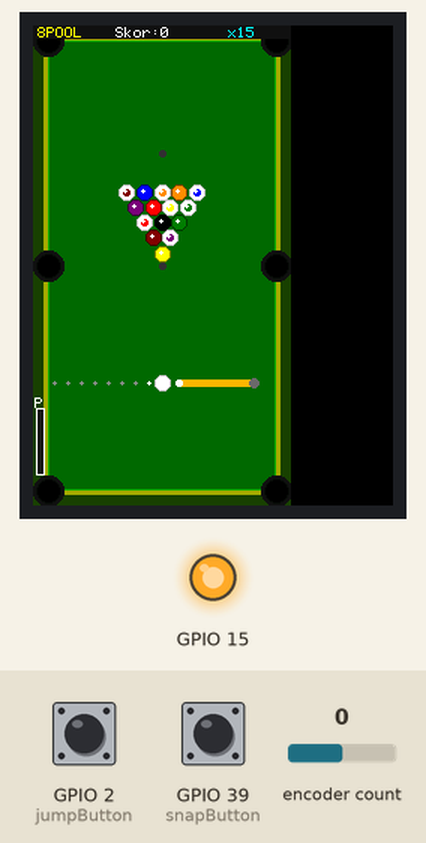
This sketch was run on a simulated ESP32. Shown: 240×320 colour display, output pins drawn as LEDs (lit = HIGH). The inputs (shaded band) are chosen by the test bench; at power-on: GPIO 2 (jumpButton) HIGH, GPIO 39 (snapButton) HIGH, encoder count 0.

Above: at 1.5 s.
1.6 s: GPIO 2 (jumpButton) pulled LOW for 1 s
At 2.54 s:
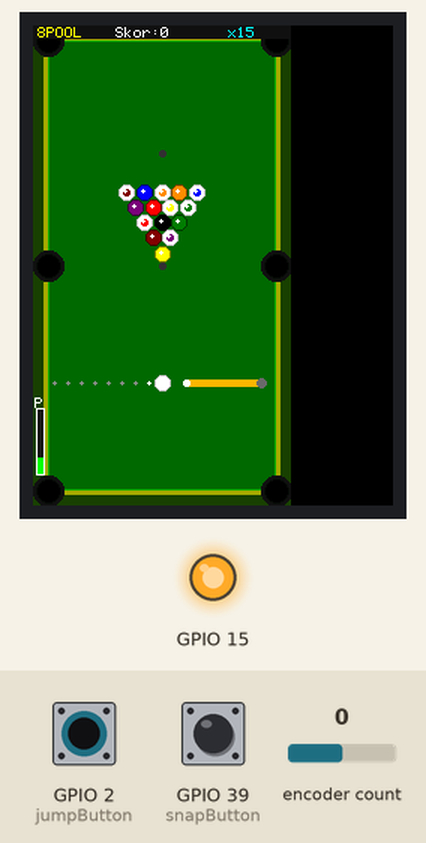
At 3.2 s:
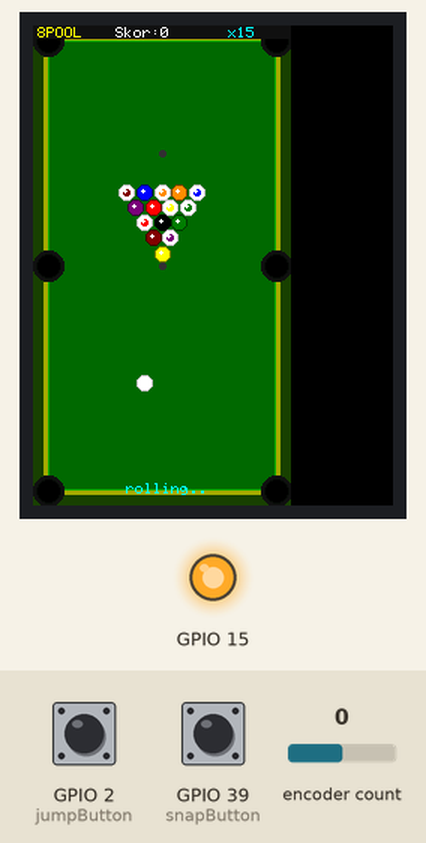
Timing chart, 0 to 4.7 s (numbered marks = the images above; inputs shaded):
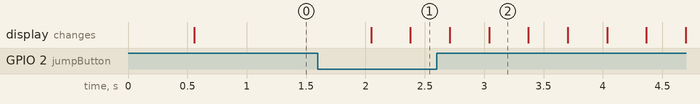

The sketch:

8pool.ino
```cpp
// ============================================================
//  8 BALL POOL  —  ESP32 / TFT_eSPI
//  Encoder (47/48) → nişan açısı (smooth döndürme)
//  jumpButton  (2)  → basılı tut = güç yükle, bırak = vur
//  snapButton  (6)  → her basışta +15° sabit adım
// ============================================================

#include <TFT_eSPI.h>
#include <Wire.h>
#include <vector>
#include <cmath>
#include <RotaryEncoder.h>
using namespace std;

// ==================== Donanım ====================
#define jumpButton   2    // güç / vur  (sağ shoulder)
#define snapButton   39   // 15° adım   (sol shoulder)
#define PIN_IN1      48
#define PIN_IN2      47

TFT_eSPI tft = TFT_eSPI();
TFT_eSprite img = TFT_eSprite(&tft);

RotaryEncoder encoder(PIN_IN1, PIN_IN2, RotaryEncoder::LatchMode::TWO03);

// ==================== Ekran / Masa ====================
const int SCREEN_W = 172;
const int SCREEN_H = 320;
const int TABLE_L  = 10;
const int TABLE_R  = 162;
const int TABLE_T  = 10;
const int TABLE_B  = 310;
const int POCKET_R = 7;

// Masa renkleri
#define COL_TABLE    0x0340   // koyu yeşil yüzey
#define COL_FELT     0x0540   // hafif açık yeşil iç
#define COL_RAIL     0x1A00   // koyu kahve kenar
#define COL_RAIL2    0xA540   // açık ahşap şerit
#define COL_CUE      0xFDA0   // kue rengi (bal rengi)
#define COL_POCKET   0x0000   // cep siyah
#define COL_POWER_BG 0x18C3
#define COL_DOTLINE  0x8C71   // nişan çizgisi

// ==================== Top Tanımları ====================
// Gerçek 8-ball pool renkleri (RGB565)
#define BALL_1_YEL   0xFFE0   // 1 — Sarı (solid)
#define BALL_2_BLU   0x001F   // 2 — Mavi (solid)
#define BALL_3_RED   0xF800   // 3 — Kırmızı (solid)
#define BALL_4_PUR   0x780F   // 4 — Mor (solid)
#define BALL_5_ORA   0xFC60   // 5 — Turuncu (solid)
#define BALL_6_GRN   0x03E0   // 6 — Yeşil (solid)
#define BALL_7_MAR   0x8000   // 7 — Bordo (solid)
#define BALL_8_BLK   0x0000   // 8 — Siyah (solid)
// 9-15 aynı renkler ama STRIPE (beyaz zemin, ortada renkli daire)
#define BALL_9_YEL   0xFFE0
#define BALL_10_BLU  0x001F
#define BALL_11_RED  0xF800
#define BALL_12_PUR  0x780F
#define BALL_13_ORA  0xFC60
#define BALL_14_GRN  0x03E0
#define BALL_15_MAR  0x8000

// ==================== Veri Yapıları ====================
struct sBall {
  float    px, py;
  float    ox, oy;
  float    vx, vy;
  float    ax, ay;
  float    radius;
  uint16_t bColor;      // ana renk (solid) veya iç daire rengi (stripe)
  float    mass;
  int      id;
  bool     pocketed;
  bool     isCue;
  bool     isStripe;    // true = çizgili top (beyaz zemin + renkli iç daire)
};

struct sLineSegment {
  float sx, sy, ex, ey;
  float radius;
};

struct sPocket {
  float px, py, pradius;
};

vector<sBall>                   vecBalls;
vector<sLineSegment>            vecLines;
vector<sPocket>                 vecPocket;
vector<sBall*>                  vecFakeBalls;
vector<pair<sBall*, sBall*>>    vecCollidingPairs;

// ==================== Oyun Durumu ====================
enum GameState { AIMING, ROLLING, GAME_OVER };
GameState gameState = AIMING;

// Encoder / açı
int   prevEncoderPos = 0;
int   newEncoderPos  = 0;
float aimAngle       = (float)M_PI;   // başlangıç: sola bak

// Güç (basılı tut)
bool          btnHeld      = false;
unsigned long btnHoldStart = 0;
float         shotPower    = 0.0f;    // 0.0 – 1.0
const float   MAX_POWER    = 1300.0f;
const float   HOLD_TIME    = 1800.0f; // ms

// Skor / zamanlama
int           score        = 0;
unsigned long prevMillis   = 0;
const unsigned long FRAME  = 30;

// Buton önceki durumları
int  lastJumpState = HIGH;
int  lastSnapState = HIGH;

// ==================== Yardımcılar ====================
static bool allStopped() {
  for (const auto& b : vecBalls) {
    if (b.pocketed) continue;
    if (b.vx * b.vx + b.vy * b.vy > 0.08f) return false;
  }
  return true;
}

static bool allColorPocketed() {
  for (const auto& b : vecBalls) {
    if (!b.isCue && !b.pocketed) return false;
  }
  return true;
}

static sBall* getCueBall() {
  for (auto& b : vecBalls) {
    if (b.isCue && !b.pocketed) return &b;
  }
  return nullptr;
}

// ==================== Kurulum ====================
void addBall(float x, float y, float r,
             uint16_t color, bool cue = false, bool stripe = false) {
  sBall b;
  b.px = x;  b.py = y;
  b.vx = 0;  b.vy = 0;
  b.ax = 0;  b.ay = 0;
  b.radius   = r;
  b.mass     = r * 10.0f;
  b.bColor   = color;
  b.id       = vecBalls.size();
  b.pocketed = false;
  b.isCue    = cue;
  b.isStripe = stripe;
  vecBalls.push_back(b);
}

void addLine(float x1, float y1, float x2, float y2) {
  sLineSegment l;
  l.sx = x1; l.sy = y1;
  l.ex = x2; l.ey = y2;
  l.radius = 0;
  vecLines.push_back(l);
}

void addPocket(float x, float y) {
  sPocket p;
  p.px = x; p.py = y;
  p.pradius = (float)POCKET_R;
  vecPocket.push_back(p);
}

void resetTable() {
  vecBalls.clear();
  vecLines.clear();
  vecPocket.clear();
  score     = 0;
  gameState = AIMING;
  aimAngle  = (float)M_PI;   // sola

  // -------- Beyaz top (cue) — alt merkez --------
  addBall(86, 238, 5, TFT_WHITE, true, false);

  // -------- Üçgen dizilim (resmi 8-ball rack) --------
  // Apex (row 0) cue topa en yakın, base (row 4) en uzak
  // row 0 → y yüksek (152), row 4 → y küçük (112)
  const float bx  = 86.0f;
  const float by  = 152.0f;   // apex y
  const float rs  = 11.6f;    // top merkez arası mesafe

  // Resmi dizilim (satır × sütun):
  //  Row 0:  [1]
  //  Row 1:  [7] [12]
  //  Row 2:  [11][8] [6]    ← 8-ball ortada
  //  Row 3:  [4] [3] [9][14]
  //  Row 4:  [15][2] [13][5][10]  ← köşeler: 1 solid (2) + 1 stripe (15/10)

  // struct: { color, isStripe }
  struct BallDef { uint16_t color; bool stripe; };
  const BallDef rack[15] = {
    { BALL_1_YEL,  false },   // row0, col0  — 1
    { BALL_7_MAR,  false },   // row1, col0  — 7
    { BALL_12_PUR, true  },   // row1, col1  — 12
    { BALL_11_RED, true  },   // row2, col0  — 11
    { BALL_8_BLK,  false },   // row2, col1  — 8 (ortada!)
    { BALL_6_GRN,  false },   // row2, col2  — 6
    { BALL_4_PUR,  false },   // row3, col0  — 4
    { BALL_3_RED,  false },   // row3, col1  — 3
    { BALL_9_YEL,  true  },   // row3, col2  — 9
    { BALL_14_GRN, true  },   // row3, col3  — 14
    { BALL_15_MAR, true  },   // row4, col0  — 15 (sol köşe: stripe)
    { BALL_2_BLU,  false },   // row4, col1  — 2
    { BALL_13_ORA, true  },   // row4, col2  — 13
    { BALL_5_ORA,  false },   // row4, col3  — 5
    { BALL_10_BLU, true  },   // row4, col4  — 10 (sağ köşe: stripe)
  };

  int k = 0;
  for (int row = 0; row < 5; row++) {
    for (int col = 0; col <= row; col++) {
      // Apex en altta (by), base yukarıda (y azalır)
      float x = bx + (col - row * 0.5f) * rs;
      float y = by - row * rs * 0.866f;
      addBall(x, y, 5, rack[k].color, false, rack[k].stripe);
      k++;
    }
  }

  // -------- Masa duvarları (cep aralarında açık) --------
  int mid = (TABLE_T + TABLE_B) / 2;
  // Sol duvar
  addLine(TABLE_L, TABLE_T + POCKET_R + 2, TABLE_L, mid - POCKET_R - 2);
  addLine(TABLE_L, mid + POCKET_R + 2,     TABLE_L, TABLE_B - POCKET_R - 2);
  // Sağ duvar
  addLine(TABLE_R, TABLE_T + POCKET_R + 2, TABLE_R, mid - POCKET_R - 2);
  addLine(TABLE_R, mid + POCKET_R + 2,     TABLE_R, TABLE_B - POCKET_R - 2);
  // Üst duvar
  addLine(TABLE_L + POCKET_R + 2, TABLE_T, TABLE_R - POCKET_R - 2, TABLE_T);
  // Alt duvar
  addLine(TABLE_L + POCKET_R + 2, TABLE_B, TABLE_R - POCKET_R - 2, TABLE_B);

  // -------- 6 Cep --------
  addPocket(TABLE_L, TABLE_T);
  addPocket(TABLE_R, TABLE_T);
  addPocket(TABLE_L, mid);
  addPocket(TABLE_R, mid);
  addPocket(TABLE_L, TABLE_B);
  addPocket(TABLE_R, TABLE_B);
}

// ==================== Fizik (Korundu) ====================
const float FRICTION = 0.985f;
const float fStable  = 0.5f;

void collisionDetect() {
  auto doCircleOverlap = [](float x1,float y1,float r1,
                             float x2,float y2,float r2) {
    float dx=x1-x2, dy=y1-y2;
    return dx*dx+dy*dy <= (r1+r2)*(r1+r2);
  };

  // Fizik güncelle
  for (auto& ball : vecBalls) {
    if (ball.pocketed) continue;
    ball.ox = ball.px; ball.oy = ball.py;
    ball.ax = -ball.vx * 0.6f;
    ball.ay = -ball.vy * 0.6f;
    ball.vx += ball.ax * 0.01f;
    ball.vy += ball.ay * 0.01f;
    ball.px += ball.vx * 0.01f;
    ball.py += ball.vy * 0.01f;
    // Belirli bir momentumun altındaysa direkt sıfırla (titreme önleme)
    if (fabs(ball.vx) < 1.8f) ball.vx = 0.0f;
    if (fabs(ball.vy) < 1.8f) ball.vy = 0.0f;
  }

  // Duvar çarpışmaları
  for (auto& ball : vecBalls) {
    if (ball.pocketed) continue;
    for (auto& edge : vecLines) {
      float lx1 = edge.ex-edge.sx, ly1 = edge.ey-edge.sy;
      float lx2 = ball.px-edge.sx, ly2 = ball.py-edge.sy;
      float elen = lx1*lx1 + ly1*ly1;
      float t = max(0.0f, min(elen, lx1*lx2+ly1*ly2)) / elen;
      float cpx = edge.sx + t*lx1;
      float cpy = edge.sy + t*ly1;
      float dx = ball.px-cpx, dy = ball.py-cpy;
      float dist = sqrtf(dx*dx+dy*dy);
      if (dist <= ball.radius + edge.radius) {
        sBall* fb = new sBall();
        fb->radius=edge.radius; fb->mass=ball.mass*0.8f;
        fb->px=cpx; fb->py=cpy;
        fb->vx=-ball.vx; fb->vy=-ball.vy;
        vecFakeBalls.push_back(fb);
        vecCollidingPairs.push_back({&ball, fb});
        float ov = 1.0f*(dist-ball.radius-fb->radius);
        ball.px -= ov*(ball.px-fb->px)/dist;
        ball.py -= ov*(ball.py-fb->py)/dist;
      }
    }

    // Top–top çarpışmaları
    for (auto& target : vecBalls) {
      if (ball.id==target.id || target.pocketed) continue;
      if (doCircleOverlap(ball.px,ball.py,ball.radius,
                          target.px,target.py,target.radius)) {
        vecCollidingPairs.push_back({&ball,&target});
        float dx=ball.px-target.px, dy=ball.py-target.py;
        float dist=sqrtf(dx*dx+dy*dy);
        if (dist<0.001f) dist=0.001f;
        float ov=(dist-ball.radius-target.radius)*0.5f;
        ball.px   -= ov*dx/dist; ball.py   -= ov*dy/dist;
        target.px += ov*dx/dist; target.py += ov*dy/dist;
      }
    }
  }

  // Momentum çözümü
  for (auto c : vecCollidingPairs) {
    sBall* b1=c.first; sBall* b2=c.second;
    float dist=sqrtf(pow(b1->px-b2->px,2)+pow(b1->py-b2->py,2));
    if (dist<0.001f) dist=0.001f;
    float nx=(b2->px-b1->px)/dist, ny=(b2->py-b1->py)/dist;
    float tx=-ny, ty=nx;
    float dpTan1=b1->vx*tx+b1->vy*ty, dpTan2=b2->vx*tx+b2->vy*ty;
    float dpN1  =b1->vx*nx+b1->vy*ny, dpN2  =b2->vx*nx+b2->vy*ny;
    float m1=(dpN1*(b1->mass-b2->mass)+2.0f*b2->mass*dpN2)/(b1->mass+b2->mass);
    float m2=(dpN2*(b2->mass-b1->mass)+2.0f*b1->mass*dpN1)/(b1->mass+b2->mass);
    b1->vx=tx*dpTan1+nx*m1; b1->vy=ty*dpTan1+ny*m1;
    b2->vx=tx*dpTan2+nx*m2; b2->vy=ty*dpTan2+ny*m2;
  }

  vecCollidingPairs.clear();
  for (auto f : vecFakeBalls) delete f;
  vecFakeBalls.clear();
}

// ==================== Cep Kontrolü ====================
void checkPockets() {
  for (auto& ball : vecBalls) {
    if (ball.pocketed) continue;
    for (const auto& p : vecPocket) {
      float dx=ball.px-p.px, dy=ball.py-p.py;
      float threshold = p.pradius + ball.radius - 2;
      if (dx*dx+dy*dy <= threshold*threshold) {
        if (ball.isCue) {
          // Beyaz cebe girdiyse geri getir — ceza yok ama pozisyon sıfırla
          ball.px=86; ball.py=238;
          ball.vx=0;  ball.vy=0;
        } else {
          ball.pocketed = true;
          ball.vx=0;   ball.vy=0;
          score += 10;
        }
        break;
      }
    }
  }
}

// ==================== TOP ÇİZİMİ ====================
void drawOneBall(const sBall& b) {
  int cx = (int)b.px;
  int cy = (int)b.py;
  int r  = (int)b.radius;

  if (b.isCue) {
    // Beyaz top: tam beyaz + çerçeve + parlama
    img.fillCircle(cx, cy, r, TFT_WHITE);
    img.drawCircle(cx, cy, r, 0xC618);
    img.drawPixel(cx-1, cy-1, TFT_WHITE);
    return;
  }

  if (!b.isStripe) {
    // === SOLID TOP: tam dolu renk ===
    img.fillCircle(cx, cy, r, b.bColor);
    // Parlama (sol üst köşe açık piksel)
    if (r >= 4) {
      img.fillCircle(cx-1, cy-1, 1, 0xFFFF);
    }
    // İnce koyu kenar
    img.drawCircle(cx, cy, r, (uint16_t)(b.bColor >> 1) & 0x7BEF);
  } else {
    // === STRIPE TOP: beyaz zemin + ortada renkli daire ===
    img.fillCircle(cx, cy, r, TFT_WHITE);
    // Ortada renkli daire (yarıçap = topun ~%55'i)
    int sr = max(2, (int)(r * 0.55f));
    img.fillCircle(cx, cy, sr, b.bColor);
    // Parlama
    img.fillCircle(cx-1, cy-1, 1, TFT_WHITE);
    // Dış çerçeve
    img.drawCircle(cx, cy, r, 0xC618);
  }
}

// ==================== MASA ÇİZİMİ ====================
void drawTable() {
  // Arka plan (kenar ray)
  img.fillSprite(COL_RAIL);

  // Ray ahşap şeridi
  img.fillRect(TABLE_L-3, TABLE_T-3,
               TABLE_R-TABLE_L+6, TABLE_B-TABLE_T+6, COL_RAIL2);

  // Masa yüzeyi (keçe)
  img.fillRect(TABLE_L, TABLE_T,
               TABLE_R-TABLE_L, TABLE_B-TABLE_T, COL_TABLE);

  // Hafif iç çizgi (keçe sınırı)
  img.drawRect(TABLE_L, TABLE_T,
               TABLE_R-TABLE_L, TABLE_B-TABLE_T, COL_FELT);

  // Orta nokta işareti (beyaz spot)
  int mid = (TABLE_T + TABLE_B) / 2;
  img.fillCircle(86, mid, 2, 0x3186);
  // Dördüncü çizgi noktası (head spot)
  img.fillCircle(86, TABLE_T + (TABLE_B-TABLE_T)/4, 2, 0x3186);

  // 6 Cep
  for (const auto& p : vecPocket) {
    int px = (int)p.px, py = (int)p.py;
    img.fillCircle(px, py, (int)p.pradius+3, 0x1082);
    img.fillCircle(px, py, (int)p.pradius+1, 0x0861);
    img.fillCircle(px, py, (int)p.pradius,   COL_POCKET);
  }
}

// Nişan çizgisi
void drawAimLine(const sBall& cue) {
  float dx = cosf(aimAngle);
  float dy = sinf(aimAngle);
  for (int step = 9; step < 85; step += 9) {
    float lx = cue.px + dx * step;
    float ly = cue.py + dy * step;
    if (lx > TABLE_L+1 && lx < TABLE_R-1 &&
        ly > TABLE_T+1 && ly < TABLE_B-1) {
      img.fillCircle((int)lx, (int)ly, 1, COL_DOTLINE);
    }
  }
  // İlk nokta biraz daha parlak
  img.fillCircle((int)(cue.px+dx*9), (int)(cue.py+dy*9), 1, TFT_WHITE);
}

// Kue çubuğu
void drawCue(const sBall& cue, float power) {
  float dx = cosf(aimAngle);
  float dy = sinf(aimAngle);
  float pull = 6.0f + power * 20.0f;
  float sx = cue.px - dx * (cue.radius + pull);
  float sy = cue.py - dy * (cue.radius + pull);
  float ex = cue.px - dx * (cue.radius + pull + 50.0f);
  float ey = cue.py - dy * (cue.radius + pull + 50.0f);
  // Kue gövdesi (3 paralel çizgi)
  for (int t = -2; t <= 2; t++) {
    float ox = -dy * t, oy = dx * t;
    img.drawLine((int)(sx+ox),(int)(sy+oy),(int)(ex+ox),(int)(ey+oy), COL_CUE);
  }
  // Kue ucu (beyaz)
  img.fillCircle((int)sx,(int)sy, 2, TFT_WHITE);
  // Kue sonu (koyu)
  img.fillCircle((int)ex,(int)ey, 3, 0x6B4D);
}

// Güç barı (sol kenar)
void drawPowerBar(float power) {
  int bx=2, by=255, bw=6, bh=45;
  img.fillRect(bx,by,bw,bh, COL_POWER_BG);
  int filled = (int)(power * bh);
  if (filled > 0) {
    uint16_t col = (power < 0.4f) ? 0x07E0 :
                   (power < 0.75f ? 0xFFE0 : 0xF800);
    img.fillRect(bx, by+bh-filled, bw, filled, col);
  }
  img.drawRect(bx,by,bw,bh, TFT_WHITE);
  img.setTextColor(TFT_WHITE);
  img.setTextSize(1);
  img.setCursor(1, 248);
  img.print("P");
}

// UI — üst bar
void drawUI() {
  img.fillRect(0, 0, SCREEN_W, 9, 0x1082);
  img.setTextColor(TFT_YELLOW);
  img.setTextSize(1);
  img.setCursor(3, 1);
  img.print("8POOL");
  img.setTextColor(TFT_WHITE);
  img.setCursor(55, 1);
  img.print("Skor:");
  img.print(score);
  // Kalan top
  int rem=0;
  for (const auto& b : vecBalls)
    if (!b.isCue && !b.pocketed) rem++;
  img.setTextColor(TFT_CYAN);
  img.setCursor(130, 1);
  img.print("x"); img.print(rem);
}

// Game over ekranı
void drawGameOver() {
  img.fillSprite(COL_RAIL);
  img.fillRect(10,30,152,260,0x0861);
  img.drawRect(10,30,152,260, COL_RAIL2);

  img.setTextColor(TFT_YELLOW);
  img.setTextSize(2);
  img.setCursor(22, 55);
  img.print("YOU WIN!");

  img.setTextColor(TFT_WHITE);
  img.setTextSize(1);
  img.setCursor(42, 100);
  img.print("Final Score:");
  img.setTextColor(TFT_YELLOW);
  img.setTextSize(3);
  img.setCursor(52, 118);
  img.print(score);

  // Küçük top ikonları (sıra sıra)
  uint16_t topColors[] = {
    BALL_1_YEL, BALL_2_BLU, BALL_3_RED, BALL_4_PUR,
    BALL_5_ORA, BALL_6_GRN, BALL_7_MAR, BALL_8_BLK
  };
  for (int i = 0; i < 8; i++) {
    int tx = 24 + i*18;
    int ty = 175;
    img.fillCircle(tx, ty, 6, topColors[i]);
    img.drawCircle(tx, ty, 6, 0x4208);
  }

  // Buton
  img.fillRoundRect(36, 210, 100, 28, 8, TFT_YELLOW);
  img.fillRoundRect(38, 212, 96,  24, 6, 0x0861);
  img.setCursor(42, 220);
  img.setTextSize(1);
  img.setTextColor(TFT_WHITE);
  img.print("  PLAY AGAIN");
  img.pushSprite(0, 0);
}

// ==================== SETUP ====================
void setup() {
  pinMode(15, OUTPUT);
  digitalWrite(15, 1);

  Serial.begin(115200);
  pinMode(jumpButton, INPUT_PULLUP);
  pinMode(snapButton, INPUT_PULLUP);
  pinMode(PIN_IN1,    INPUT_PULLUP);
  pinMode(PIN_IN2,    INPUT_PULLUP);

  tft.init();
  tft.setRotation(4);
  tft.setSwapBytes(true);
  tft.fillScreen(TFT_BLACK);

  img.createSprite(SCREEN_W, SCREEN_H);
  img.setTextDatum(0);

  resetTable();
  img.pushSprite(0, 0);
}

// ==================== LOOP ====================
void loop() {
  unsigned long now = millis();
  if (now - prevMillis < FRAME) return;
  prevMillis = now;

  // ---- GAME OVER ----
  if (gameState == GAME_OVER) {
    drawGameOver();
    int j = digitalRead(jumpButton);
    if (j == LOW && lastJumpState == HIGH) {
      resetTable();
    }
    lastJumpState = j;
    return;
  }

  // ---- Encoder ----
  encoder.tick();
  newEncoderPos = encoder.getPosition();
  if (newEncoderPos != prevEncoderPos) {
    int delta = newEncoderPos - prevEncoderPos;
    aimAngle += delta * (3.0f * (float)M_PI / 180.0f);
    while (aimAngle >  2.0f*(float)M_PI) aimAngle -= 2.0f*(float)M_PI;
    while (aimAngle <  0.0f)             aimAngle += 2.0f*(float)M_PI;
    prevEncoderPos = newEncoderPos;
  }

  // ---- Snap butonu (15° sabit adım) ----
  int snapNow = digitalRead(snapButton);
  if (snapNow == LOW && lastSnapState == HIGH && gameState == AIMING) {
    aimAngle += 15.0f * (float)M_PI / 180.0f;
    if (aimAngle > 2.0f*(float)M_PI) aimAngle -= 2.0f*(float)M_PI;
  }
  lastSnapState = snapNow;

  // ---- Jump butonu (güç / vur) ----
  int jumpNow = digitalRead(jumpButton);
  bool justPressed  = (jumpNow == LOW  && lastJumpState == HIGH);
  bool justReleased = (jumpNow == HIGH && lastJumpState == LOW);
  lastJumpState = jumpNow;

  // ==================== STATE ====================
  if (gameState == AIMING) {
    if (justPressed) {
      btnHeld      = true;
      btnHoldStart = now;
      shotPower    = 0.0f;
    }
    if (btnHeld && jumpNow == LOW) {
      shotPower = min((now - btnHoldStart) / HOLD_TIME, 1.0f);
    }
    if (justReleased && btnHeld) {
      btnHeld = false;
      sBall* cue = getCueBall();
      if (cue && shotPower > 0.02f) {
        cue->vx = cosf(aimAngle) * shotPower * MAX_POWER;
        cue->vy = sinf(aimAngle) * shotPower * MAX_POWER;
        gameState = ROLLING;
      }
      shotPower = 0.0f;
    }
  }

  if (gameState == ROLLING) {
    collisionDetect();
    checkPockets();
    if (allStopped()) {
      if (allColorPocketed()) {
        gameState = GAME_OVER;
      } else {
        gameState = AIMING;
      }
    }
  }

  // ==================== ÇİZİM ====================
  drawTable();

  // Topları çiz (cebe düşenler hariç)
  for (const auto& b : vecBalls) {
    if (!b.pocketed) drawOneBall(b);
  }

  drawUI();

  if (gameState == AIMING) {
    sBall* cue = getCueBall();
    if (cue) {
      drawAimLine(*cue);
      drawCue(*cue, shotPower);
    }
    drawPowerBar(shotPower);
  }

  if (gameState == ROLLING) {
    img.setTextColor(TFT_CYAN);
    img.setTextSize(1);
    img.setCursor(62, 305);
    img.print("rolling..");
  }

  img.pushSprite(0, 0);
}
```

Measured:
- after the input at 1.6 s, the display: first changes after 0.45 s (image 1 shows a later state)
